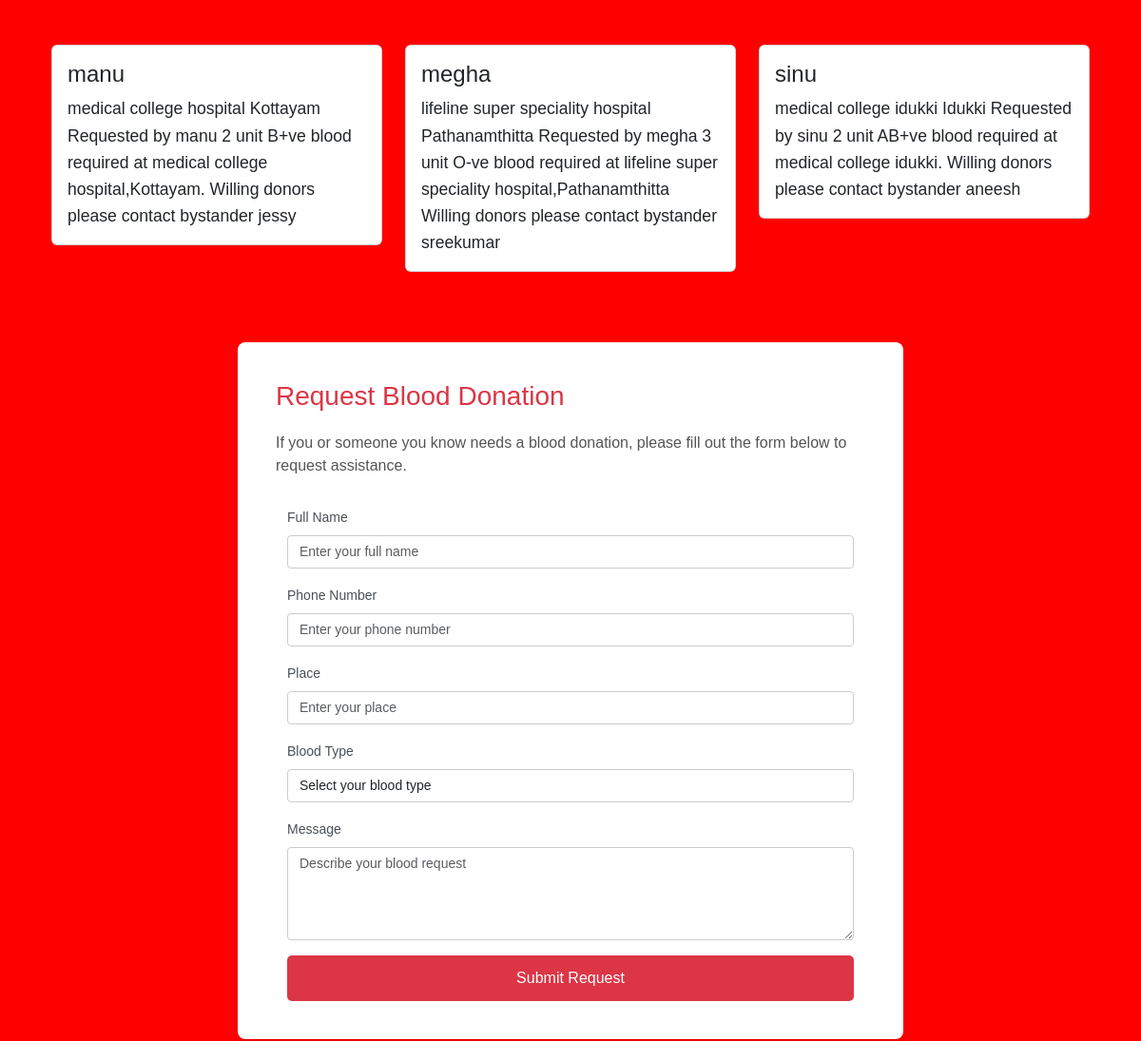
The app's page /user/home/ (signed in, middle part), older data.
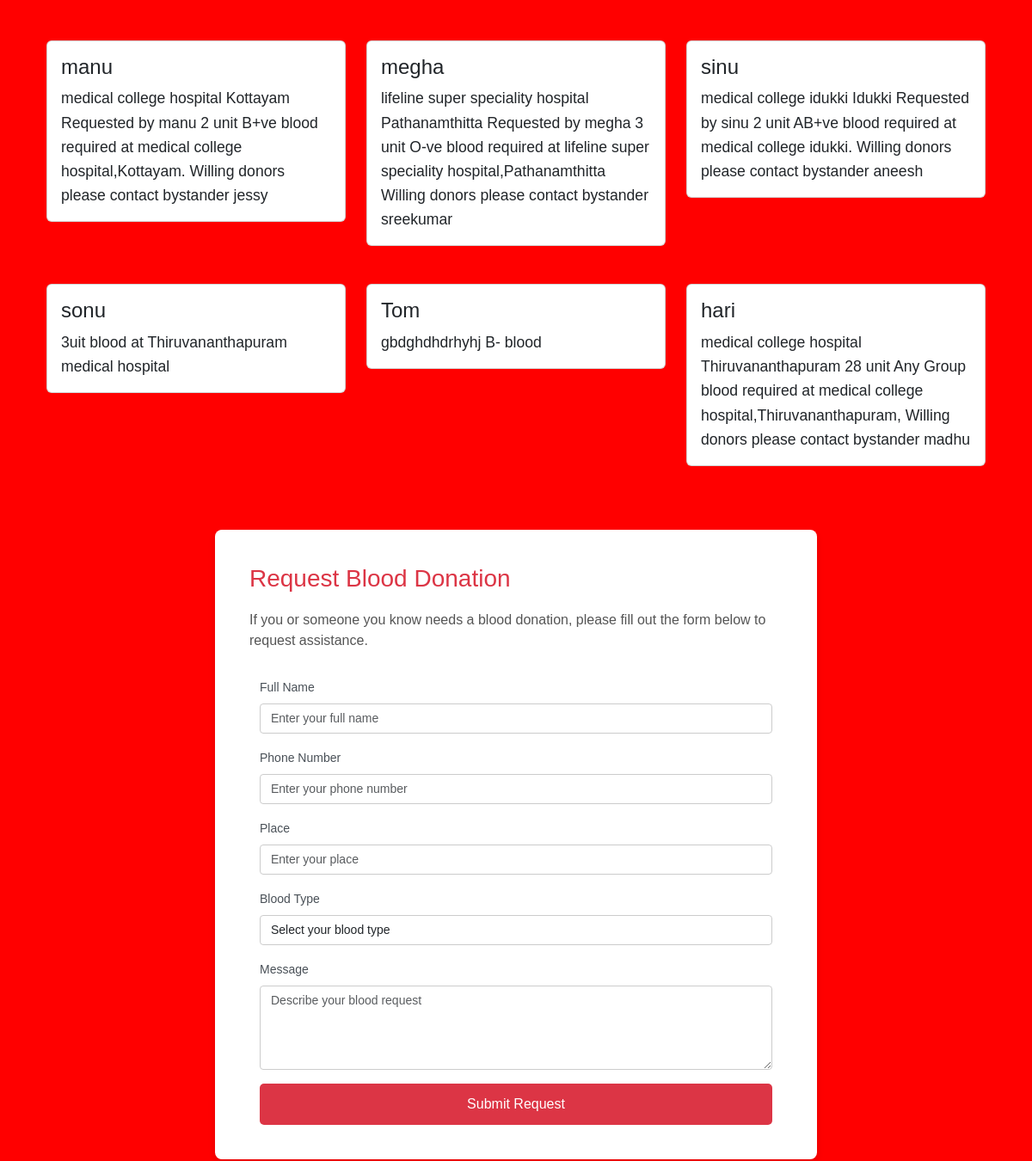
The same page, newer data.
### app/models.py (models this page shows, shortened)
class BloodRequest(models.Model):
    patient_name = models.CharField(max_length=100)
    description = models.TextField()
    place = models.CharField(max_length=100)
    contact_no = models.CharField(max_length=15)
    request_date = models.DateTimeField(auto_now_add=True)

### app/views.py (the view)
# urls.py: path('user/home/', views.user_home, name='user_home'),
def user_home(req):
    if 'user' in req.session:
        bloodrequest=BloodRequest.objects.all()
        return render(req,'user/home.html',{'BloodRequest':bloodrequest})
    else:
        return redirect(blood_login)

### template/user/home.html (shortened to what this page needs)
<!DOCTYPE html>
<html lang="en">
<head>
  {% load static %}
  <link href="https://cdn.jsdelivr.net/npm/bootstrap@5.3.0-alpha1/dist/css/bootstrap.min.css" rel="stylesheet">
</head>
<body>
  <div class="container">
    <div class="container">
      <div class="row">
        {% for blood in BloodRequest %}
        <div class="col-lg-4 col-md-6 mb-4">
          <a href="view_patient/{{ blood.pk }}" style="text-decoration: none;">
            <div class="card">
              <div class="card-body">
                <h4 class="card-title">{{ blood.patient_name }}</h4>
                <p class="card-text">{{ blood.description }}</p>
              </div>
            </div>
          </a>
        </div>
        {% endfor %}
      </div>
    </div>
    <div class="contact-form-section">
      <h2>Request Blood Donation</h2>
      <p>If you or someone you know needs a blood donation, please fill out the form below to request assistance.</p>
      <form action="blood_donation_request" method="POST" class="contact-form container">
        <div class="mb-3">
          <label for="name" class="form-label">Full Name</label>
          <input type="text" class="form-control" id="name" name="name" placeholder="Enter your full name" required>
        </div>
        <div class="mb-3">
          <label for="phone" class="form-label">Phone Number</label>
          <input type="tel" class="form-control" id="phone" name="phone" placeholder="Enter your phone number" required>
        </div>
        <div class="mb-3">
          <label for="place" class="form-label">Place</label>
          <input type="text" class="form-control" id="place" name="place" placeholder="Enter your place" required>
        </div>
        <div class="mb-3">
          <label for="blood_type" class="form-label">Blood Type</label>
          <select class="form-control" id="blood_type" name="blood_type" required>
            <option value="">Select your blood type</option>
          </select>
        </div>
        <div class="mb-3">
          <label for="message" class="form-label">Message</label>
          <textarea class="form-control" id="message" name="message" rows="4" placeholder="Describe your blood request"
            required></textarea>
        </div>
        <button type="submit" class="btn btn-primary">Submit Request</button>
      </form>
    </div>
</body>
</html>
  {% load static %}

Row changes from the older to the newer data that the page shows:
added BloodRequest: patient_name "sonu", description "3uit blood at Thiruvananthapuram medical hospital"
added BloodRequest: patient_name "Tom", description "gbdghdhdrhyhj B- blood"
added BloodRequest: patient_name "hari", description "medical college hospital Thiruvananthapuram 28 unit Any Group blood required at medical college hospital,Thiruvananthapuram, Willing donors please contact bystander madhu"
